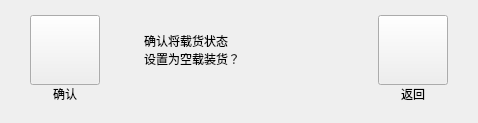
       <widget class="QWidget" name="controlEmptyLoadCheckPage">
        <layout class="QHBoxLayout" name="horizontalLayout_25">
         <property name="spacing">
          <number>44</number>
         </property>
         <property name="leftMargin">
          <number>30</number>
         </property>
         <property name="topMargin">
          <number>15</number>
         </property>
         <property name="rightMargin">
          <number>30</number>
         </property>
         <property name="bottomMargin">
          <number>20</number>
         </property>
         <item>
          <layout class="QVBoxLayout" name="verticalLayout_61">
           <property name="spacing">
            <number>0</number>
           </property>
           <item>
            <widget class="QPushButton" name="emptyOkBtn">
             <property name="minimumSize">
              <size>
               <width>70</width>
               <height>70</height>
              </size>
             </property>
             <property name="maximumSize">
              <size>
               <width>70</width>
               <height>70</height>
              </size>
             </property>
             <property name="text">
              <string/>
             </property>
             <property name="autoRepeatDelay">
              <number>500</number>
             </property>
             <property name="autoRepeatInterval">
              <number>200</number>
             </property>
            </widget>
           </item>
           <item>
            <widget class="QLabel" name="emptyOkBtnLabel">
             <property name="text">
              <string>确认</string>
             </property>
             <property name="alignment">
              <set>Qt::AlignCenter</set>
             </property>
            </widget>
           </item>
          </layout>
         </item>
         <item>
          <layout class="QVBoxLayout" name="verticalLayout_59">
           <item>
            <widget class="QLabel" name="emptyCheckAlarmLabel">
             <property name="minimumSize">
              <size>
               <width>190</width>
               <height>70</height>
              </size>
             </property>
             <property name="text">
              <string>确认将载货状态
设置为空载装货？</string>
             </property>
            </widget>
           </item>
           <item>
            <spacer name="verticalSpacer_13">
             <property name="orientation">
              <enum>Qt::Vertical</enum>
             </property>
             <property name="sizeHint" stdset="0">
              <size>
               <width>20</width>
               <height>17</height>
              </size>
             </property>
            </spacer>
           </item>
          </layout>
         </item>
         <item>
          <layout class="QVBoxLayout" name="verticalLayout_60">
           <property name="spacing">
            <number>0</number>
           </property>
           <item>
            <widget class="QPushButton" name="emptyBackBtn">
             <property name="minimumSize">
              <size>
               <width>70</width>
               <height>70</height>
              </size>
             </property>
             <property name="maximumSize">
              <size>
               <width>70</width>
               <height>70</height>
              </size>
             </property>
             <property name="text">
              <string/>
             </property>
             <property name="autoRepeatDelay">
              <number>500</number>
             </property>
             <property name="autoRepeatInterval">
              <number>200</number>
             </property>
            </widget>
           </item>
           <item>
            <widget class="QLabel" name="emptyBackBtnLabel">
             <property name="text">
              <string>返回</string>
             </property>
             <property name="alignment">
              <set>Qt::AlignCenter</set>
             </property>
            </widget>
           </item>
          </layout>
         </item>
        </layout>
       </widget>
